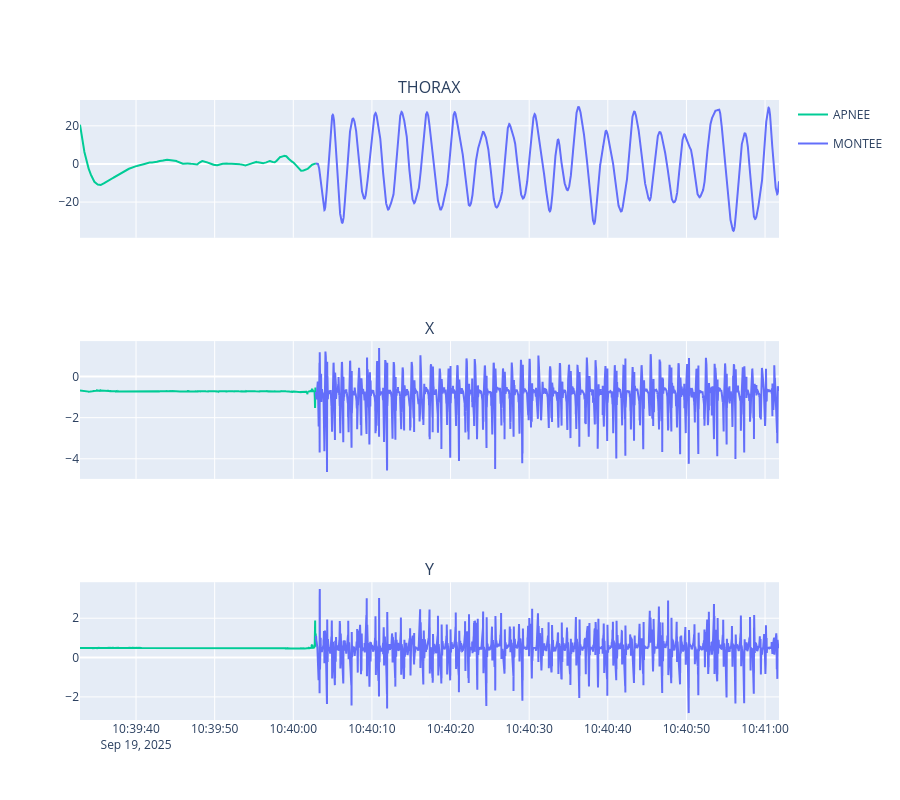

The notebook cell saved with this chart:
### Code cell
fig = segment_plot(df, metadata.get("sequences", []))
fig

### Figure 1 — Plotly figure (JSON) as saved in the notebook; plotly's stock layout.template omitted (floating-point values rounded to 4 significant figures; data arrays with more than 128 entries replaced by an {"elided": "..."} marker saying what was removed)
{"data": [{"legendgroup": "APNEE", "line": {"color": "#00CC96"}, "name": "APNEE", "showlegend": true, "type": "scatter", "x": {"elided": "6001 str values"}, "xaxis": "x", "y": {"elided": "6001 float values"}, "yaxis": "y"}, {"legendgroup": "APNEE", "line": {"color": "#00CC96"}, "name": "APNEE", "showlegend": false, "type": "scatter", "x": {"elided": "6001 str values"}, "xaxis": "x2", "y": {"elided": "6001 float values"}, "yaxis": "y2"}, {"legendgroup": "APNEE", "line": {"color": "#00CC96"}, "name": "APNEE", "showlegend": false, "type": "scatter", "x": {"elided": "6001 str values"}, "xaxis": "x3", "y": {"elided": "6001 float values"}, "yaxis": "y3"}, {"legendgroup": "MONTEE", "line": {"color": "#636EFA"}, "name": "MONTEE", "showlegend": true, "type": "scatter", "x": {"elided": "11781 str values"}, "xaxis": "x", "y": {"elided": "11781 float values"}, "yaxis": "y"}, {"legendgroup": "MONTEE", "line": {"color": "#636EFA"}, "name": "MONTEE", "showlegend": false, "type": "scatter", "x": {"elided": "11781 str values"}, "xaxis": "x2", "y": {"elided": "11781 float values"}, "yaxis": "y2"}, {"legendgroup": "MONTEE", "line": {"color": "#636EFA"}, "name": "MONTEE", "showlegend": false, "type": "scatter", "x": {"elided": "11781 str values"}, "xaxis": "x3", "y": {"elided": "11781 float values"}, "yaxis": "y3"}], "layout": {"annotations": [{"font": {"size": 16}, "showarrow": false, "text": "THORAX", "x": 0.5, "xanchor": "center", "xref": "paper", "y": 1, "yanchor": "bottom", "yref": "paper"}, {"font": {"size": 16}, "showarrow": false, "text": "X", "x": 0.5, "xanchor": "center", "xref": "paper", "y": 0.6111, "yanchor": "bottom", "yref": "paper"}, {"font": {"size": 16}, "showarrow": false, "text": "Y", "x": 0.5, "xanchor": "center", "xref": "paper", "y": 0.2222, "yanchor": "bottom", "yref": "paper"}], "height": 800, "showlegend": true, "xaxis": {"anchor": "y", "domain": [0, 1], "matches": "x3", "showticklabels": false}, "xaxis2": {"anchor": "y2", "domain": [0, 1], "matches": "x3", "showticklabels": false}, "xaxis3": {"anchor": "y3", "domain": [0, 1]}, "yaxis": {"anchor": "x", "domain": [0.7778, 1]}, "yaxis2": {"anchor": "x2", "domain": [0.3889, 0.6111]}, "yaxis3": {"anchor": "x3", "domain": [0, 0.2222]}}}
